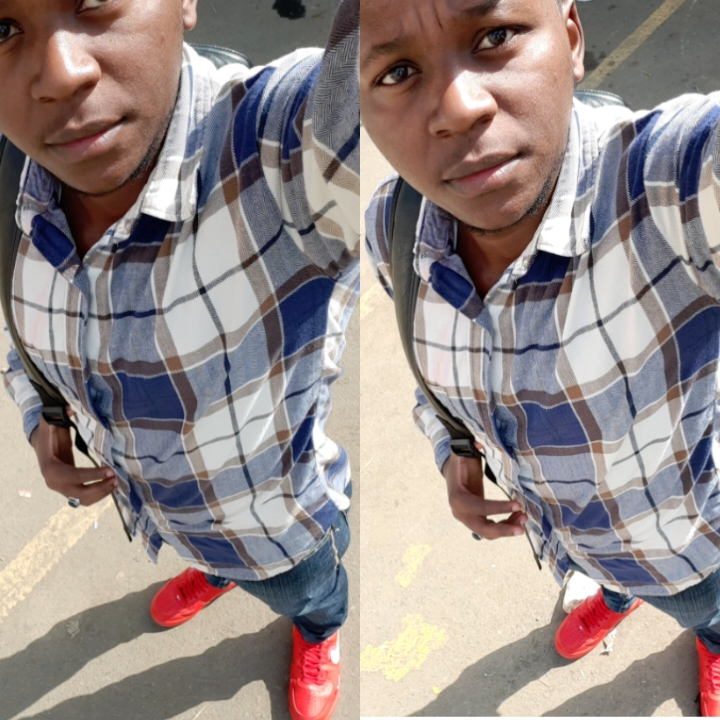
#> input picture me.jpg, 720 x 720 px
$ python histogram.py
#> lines starting #> are read from the running program, lines starting #| are printed output that depends on the picture
from matplotlib import pyplot as plt
import cv2
import numpy as np

#histogram is the graphical representation of an image
# img = np.zeros((200,200), np.uint8)
# cv2.rectangle(img,(0,100), (200,200),200,-1)

img = cv2.imread('me.jpg',0)
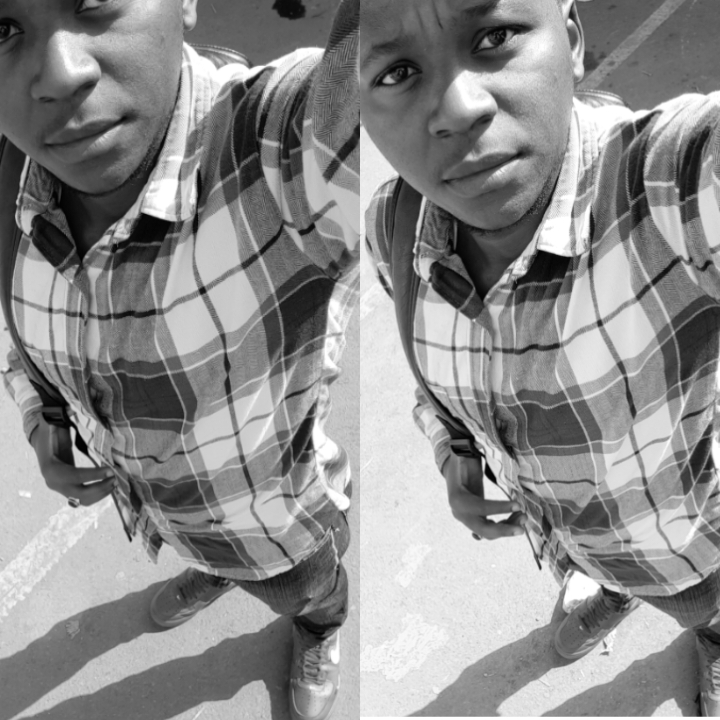
#> img: shape (720, 720); min 0, max 255, mean 140.3

plt.hist(img.ravel(),256,[0,256])
plt.show()
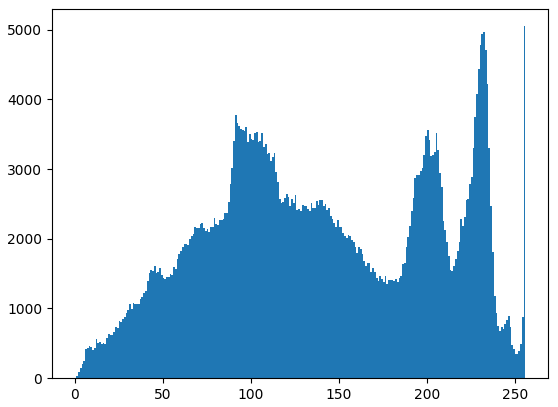
#> figure drawn by matplotlib, 1 panel; tallest bar 5048 high, from x = 255 to 256

cv2.imshow('image', img)
cv2.waitKey(0)
cv2.destroyAllWindows()

$ run again, with doha.jpg copied over me.jpg
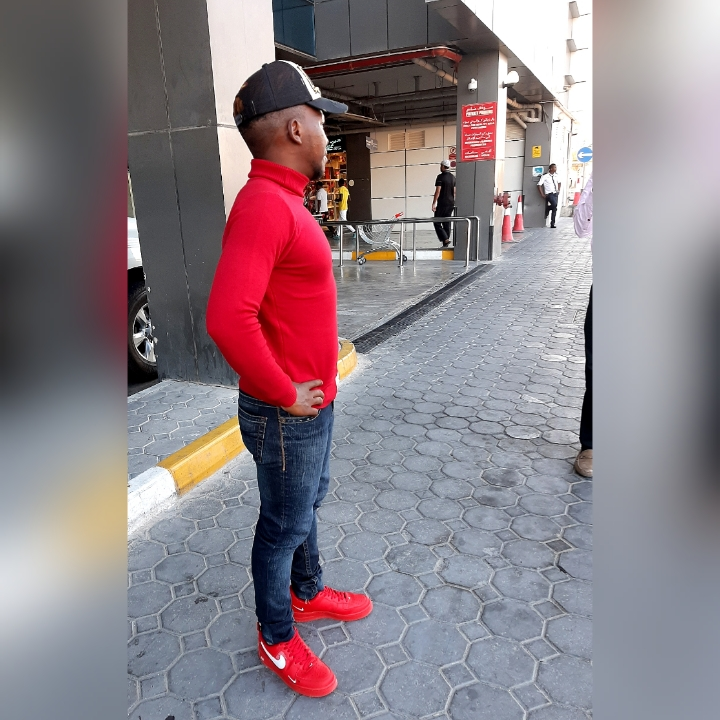
#> input picture doha.jpg, 720 x 720 px
#> `img = cv2.imread('me.jpg',0)`:
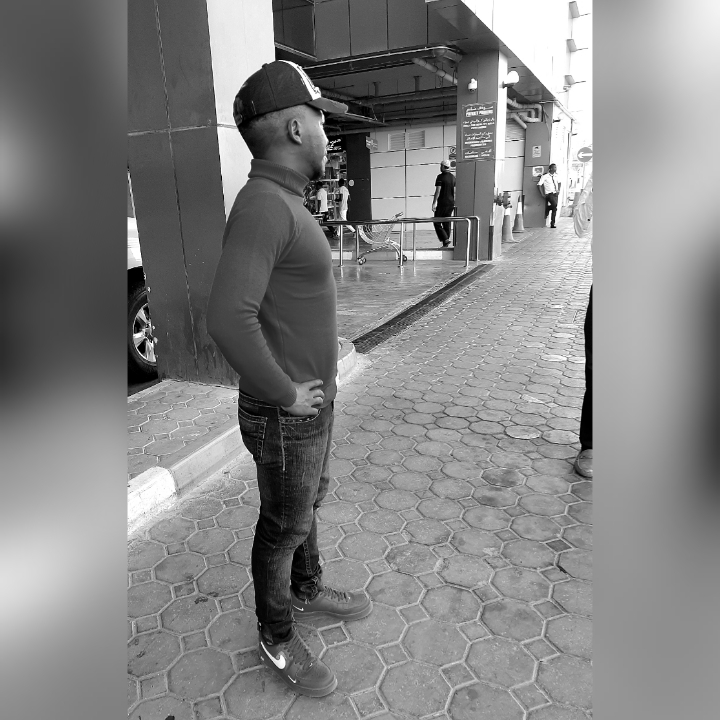
#> img: shape (720, 720); min 0, max 255, mean 132.5
#> `plt.show()`:
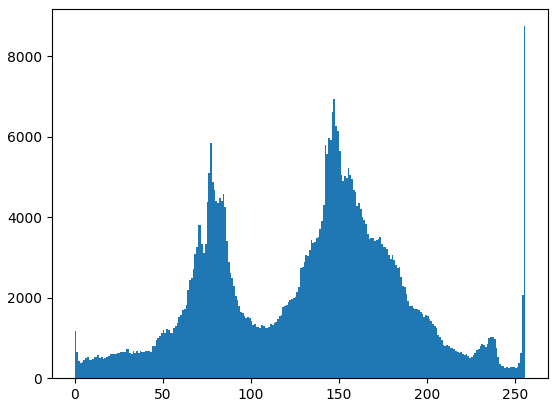
#> figure drawn by matplotlib, 1 panel; tallest bar 8746 high, from x = 255 to 256

$ run again, with template.jpg copied over me.jpg
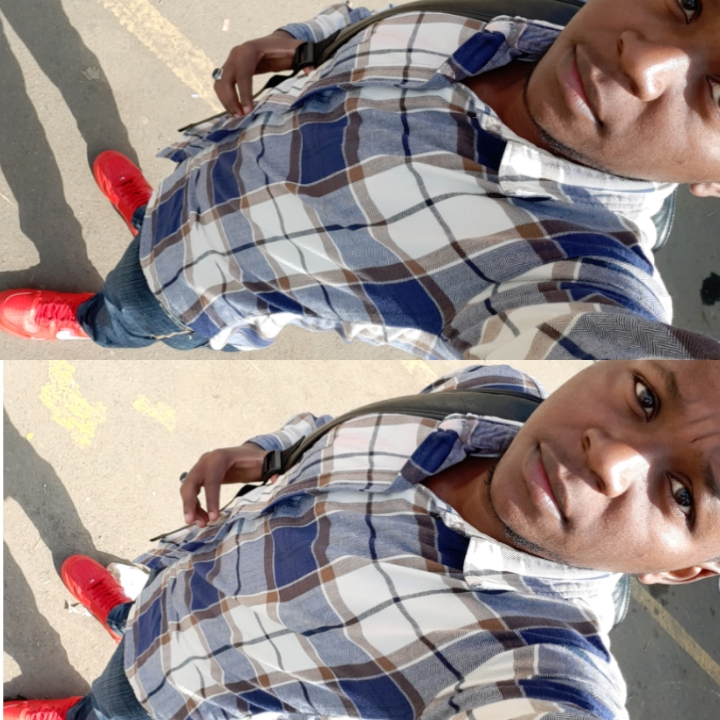
#> input picture template.jpg, 720 x 720 px
#> `img = cv2.imread('me.jpg',0)`:
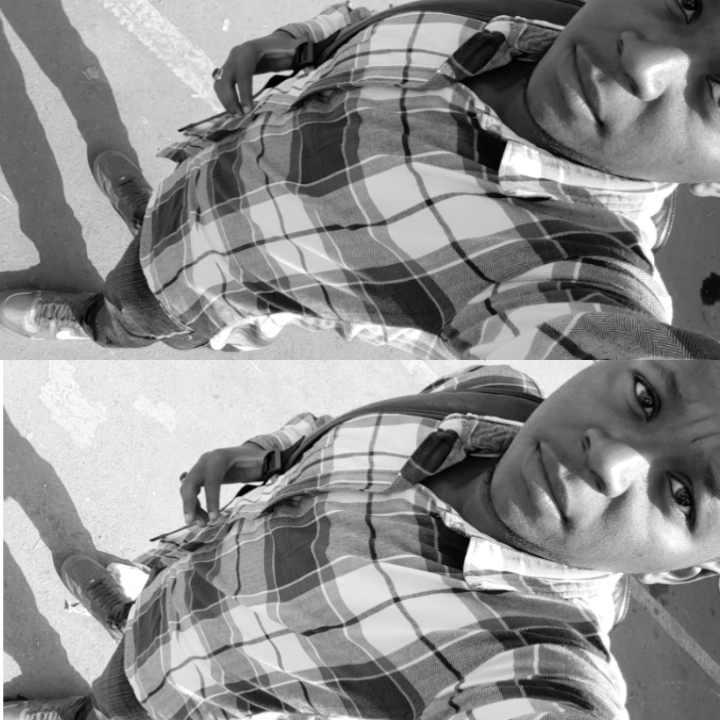
#> img: shape (720, 720); min 0, max 255, mean 140.3
